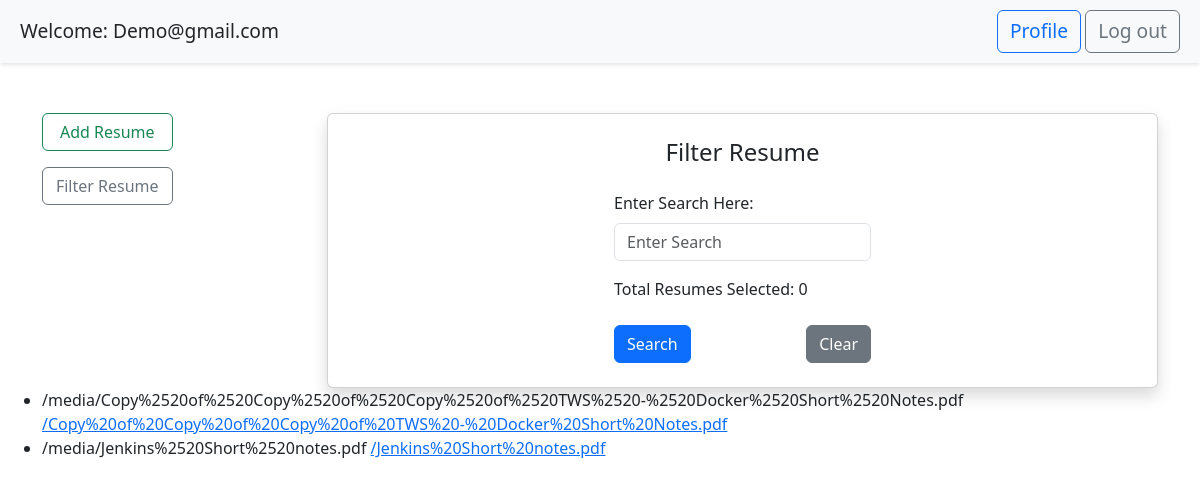
Before: /filter/ (signed in) with the older database file.
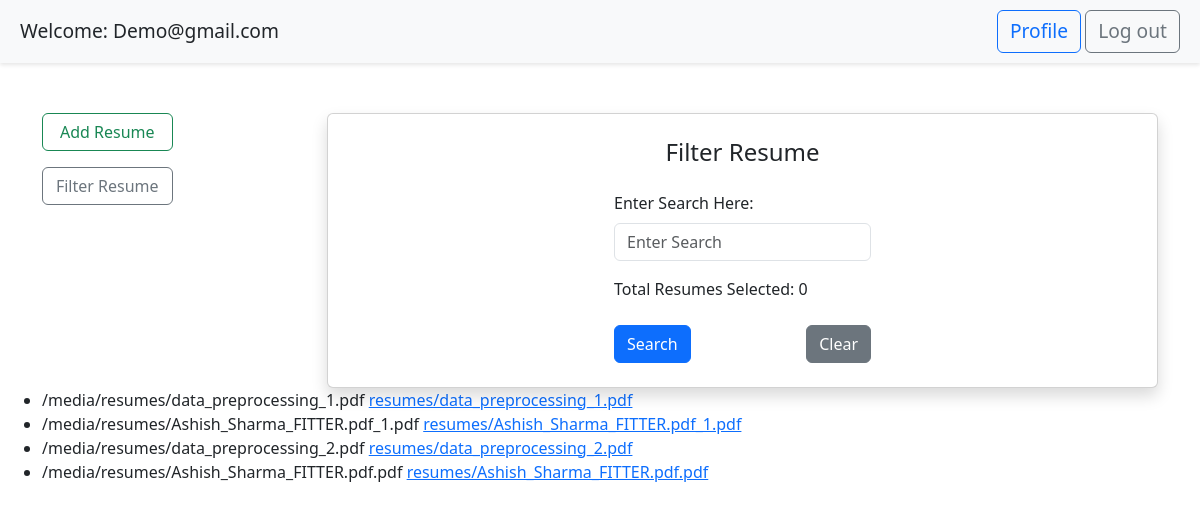
After: the same page with the newer database file.
### app1/models.py (models this page shows)
class Users(models.Model):
    email = models.CharField(max_length=200)
    password = models.CharField(max_length=20)

class Resumes(models.Model):
    ruid = models.ForeignKey(Users,on_delete=models.CASCADE)
    resume = models.FileField(upload_to='resumes')

### app1/views.py (the view)
# urls.py: path('filter/', views.filterResume),
def filterResume(request):
    id = request.session.get('id',False)
    if id:
        resumes = Resumes.objects.filter(ruid_id=id)
        return render(request, "filter.html", {'resumes': resumes})
    return redirect('/')

### app1/templatetags/myfilter.py (called while the page is built)
@register.filter()
def useremail(id):
    try:
        user = Users.objects.get(id = id)
        return user.email.capitalize()
    except:
        return 'Everyone'

@register.filter()
def LoginCheck(id=False):
    if id:
        return True
    return False

### app1/templates/filter.html (shortened to what this page needs)
{% extends "userprofile.html" %}
{% load myfilter %}
{% block page %}
<div class="col-md-9">
    <div class="card shadow p-4">
        <h4 class="text-center mb-4">Filter Resume</h4>
        <form id="resumeForm" method="post" action="/search/">
            <div class="mb-3">
                <label for="resume" class="form-label">Enter Search Here:</label>
                <input type="text" class="form-control" id="searchResume" name="searchResume"
                    placeholder="Enter Search">
            </div>
            <p>Total Resumes Selected: <span class="fw-boldf" id="totalFiles">0</span></p>
            <div class="d-flex justify-content-between mt-4">
                <button type="submit" class="btn btn-primary" id="uploadButton">Search</button>
                <button type="reset" class="btn btn-secondary" id="clearButton">Clear</button>
            </div>
        </form>
    </div>
</div>
<ul>
    {% for resume in resumes %}
        <li>
            {{ resume.resume.url }}
            <a href="{{ resume.resume.url }}" target="_blank">{{ resume.resume.name }}</a>
        </li>
    {% endfor %}
</ul>
{% endblock page %}

### app1/templates/userprofile.html (shortened to what this page needs)
{% extends "login_page.html" %}
{% load myfilter %}
{% block containerpage %}
<link
    href="https://cdnjs.cloudflare.com/ajax/libs/bootstrap/5.3.0/css/bootstrap.min.css"
    rel="stylesheet">
<div class="row justify-content-between">
    <div class="col-md-3">
        <div class="w-50 d-flex flex-column gap-3">
            <a href="/profile/" class="btn btn-outline-success w-100">Add
                Resume</a>
            <a href="/filter/" class="btn btn-outline-secondary w-100">Filter
                Resume</a>
        </div>
    </div>
    {% block page %}{% endblock page %}
</div>
{% endblock containerpage %}

### app1/templates/login_page.html (shortened to what this page needs)
{% load static %}
{% load myfilter %}
<!DOCTYPE html>
<html lang="en">
<head>
    <link rel="stylesheet" href="{% static 'mystyle.css' %}">
    <link href="https://cdnjs.cloudflare.com/ajax/libs/bootstrap/5.3.0/css/bootstrap.min.css" rel="stylesheet">
</head>
<body>
    <div class="header">
        <div class="font-size">Welcome: {{request.session.id|useremail}}</div>
        <div>
            {% if request.session.id|LoginCheck %}
            <a class="font-size btn btn-outline-primary" href="#">Profile</a>
            <a class="font-size btn btn-outline-secondary" href="/logout/">Log out</a>
            {% else %}
            <a class="font-size btn btn-outline-primary" href="/register/">Register</a>
            <a class="font-size btn btn-outline-secondary" href="/">Log in</a>
            {% endif %}
        </div>
    </div>
    <div class="container">
        {% if not index %}
        {% block containerpage %}
        {% endblock containerpage %}
        {% endif %}
    </div>
</body>
</html>

### static/mystyle.css (style rules this page uses)
.header { display: flex; justify-content: space-between; align-items: center; padding: 10px 20px; background-color: #f8f9fa; box-shadow: 0 2px 4px rgba(0, 0, 0, 0.1); }
.header .font-size { font-size: 1.2rem; }
form { max-width: 500px; margin: auto; }
.container { padding-top: 50px; }

Changed rows visible on the page:
removed Resumes: resume "/media/Copy%2520of%2520Copy%2520of%2520Copy%2520of%2520TWS%2520-%2520Docker%2520Short%2520Notes.pdf", resume.name "/Copy%20of%20Copy%20of%20Copy%20of%20TWS%20-%20Docker%20Short%20Notes.pdf"
removed Resumes: resume "/media/Jenkins%2520Short%2520notes.pdf", resume.name "/Jenkins%20Short%20notes.pdf"
added Resumes: resume "/media/resumes/data_preprocessing_1.pdf", resume.name "resumes/data_preprocessing_1.pdf"
added Resumes: resume "/media/resumes/Ashish_Sharma_FITTER.pdf_1.pdf", resume.name "resumes/Ashish_Sharma_FITTER.pdf_1.pdf"
added Resumes: resume "/media/resumes/data_preprocessing_2.pdf", resume.name "resumes/data_preprocessing_2.pdf"
added Resumes: resume "/media/resumes/Ashish_Sharma_FITTER.pdf.pdf", resume.name "resumes/Ashish_Sharma_FITTER.pdf.pdf"
